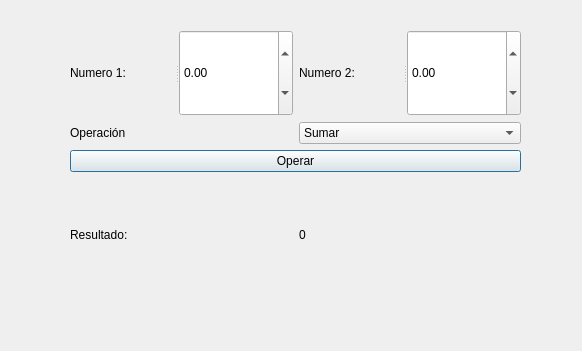
<?xml version="1.0" encoding="UTF-8"?>
<ui version="4.0">
 <class>Calculdora</class>
 <widget class="QDialog" name="Calculdora">
  <property name="geometry">
   <rect>
    <x>0</x>
    <y>0</y>
    <width>582</width>
    <height>351</height>
   </rect>
  </property>
  <property name="windowTitle">
   <string>Calculadora</string>
  </property>
  <widget class="QWidget" name="">
   <property name="geometry">
    <rect>
     <x>70</x>
     <y>30</y>
     <width>451</width>
     <height>261</height>
    </rect>
   </property>
   <layout class="QGridLayout" name="gridLayout_2">
    <item row="0" column="0" colspan="2">
     <layout class="QGridLayout" name="gridLayout">
      <item row="2" column="1">
       <widget class="QComboBox" name="op">
        <item>
         <property name="text">
          <string>Sumar</string>
         </property>
        </item>
        <item>
         <property name="text">
          <string>Restar</string>
         </property>
        </item>
        <item>
         <property name="text">
          <string>Multiplicar</string>
         </property>
        </item>
        <item>
         <property name="text">
          <string>Dividir</string>
         </property>
        </item>
       </widget>
      </item>
      <item row="0" column="0">
       <widget class="QSplitter" name="splitter">
        <property name="orientation">
         <enum>Qt::Horizontal</enum>
        </property>
        <widget class="QLabel" name="label">
         <property name="text">
          <string>Numero 1:</string>
         </property>
        </widget>
        <widget class="QDoubleSpinBox" name="n1">
         <property name="minimum">
          <double>-99.000000000000000</double>
         </property>
        </widget>
       </widget>
      </item>
      <item row="2" column="0">
       <widget class="QSplitter" name="splitter_3">
        <property name="orientation">
         <enum>Qt::Horizontal</enum>
        </property>
        <widget class="QLabel" name="label_3">
         <property name="text">
          <string>Operación</string>
         </property>
        </widget>
       </widget>
      </item>
      <item row="0" column="1">
       <widget class="QSplitter" name="splitter_2">
        <property name="orientation">
         <enum>Qt::Horizontal</enum>
        </property>
        <widget class="QLabel" name="label_2">
         <property name="text">
          <string>Numero 2:</string>
         </property>
        </widget>
        <widget class="QDoubleSpinBox" name="n2">
         <property name="minimum">
          <double>-99.989999999999995</double>
         </property>
        </widget>
       </widget>
      </item>
     </layout>
    </item>
    <item row="1" column="0" colspan="2">
     <widget class="QPushButton" name="BotonOperacion">
      <property name="text">
       <string>Operar</string>
      </property>
     </widget>
    </item>
    <item row="2" column="0">
     <widget class="QLabel" name="label_4">
      <property name="text">
       <string>Resultado:</string>
      </property>
     </widget>
    </item>
    <item row="2" column="1">
     <widget class="QLabel" name="res">
      <property name="text">
       <string>0</string>
      </property>
      <property name="wordWrap">
       <bool>true</bool>
      </property>
     </widget>
    </item>
   </layout>
  </widget>
 </widget>
 <resources/>
 <connections/>
</ui>
